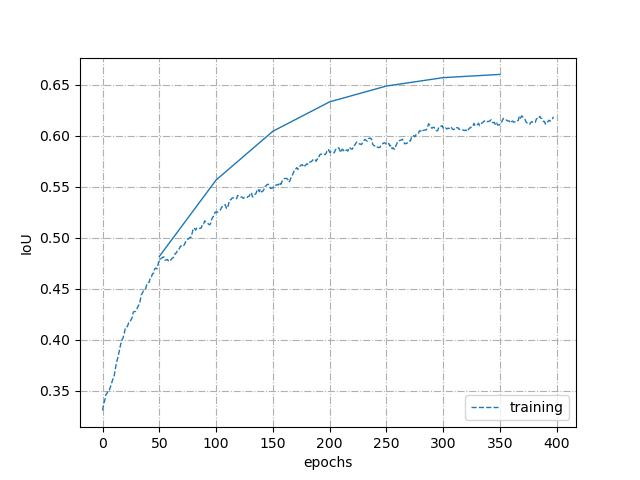

This figure's Python source:
#
#
#      0=================================0
#      |    Kernel Point Convolutions    |
#      0=================================0
#
#
# ----------------------------------------------------------------------------------------------------------------------
#
#      Callable script to test any model on any dataset
#
# ----------------------------------------------------------------------------------------------------------------------
#
#      Hugues THOMAS - 11/06/2018
#


# ----------------------------------------------------------------------------------------------------------------------
#
#           Imports and global variables
#       \**********************************/
#

# Common libs
import os
import torch
import numpy as np
import matplotlib.pyplot as plt
from os.path import isfile, join, exists
from os import listdir, remove, getcwd
from sklearn.metrics import confusion_matrix
import time

# My libs
from utils.config import Config
from utils.metrics import IoU_from_confusions, smooth_metrics, fast_confusion
from utils.ply import read_ply

# Datasets
from datasets.ModelNet40 import ModelNet40Dataset
from datasets.S3DIS import S3DISDataset
from datasets.SemanticKitti import SemanticKittiDataset

# ----------------------------------------------------------------------------------------------------------------------
#
#           Utility functions
#       \***********************/
#

def listdir_str(path):

    # listdir can return binary string instead od decoded string sometimes.
    # This function ensures a steady behavior

    f_list = []
    for f in listdir(path):
        try:
            f = f.decode()
        except (UnicodeDecodeError, AttributeError):
            pass
        f_list.append(f)

    return f_list



def running_mean(signal, n, axis=0, stride=1):
    signal = np.array(signal)
    torch_conv = torch.nn.Conv1d(1, 1, kernel_size=2*n+1, stride=stride, bias=False)
    torch_conv.weight.requires_grad_(False)
    torch_conv.weight *= 0
    torch_conv.weight += 1 / (2*n+1)
    if signal.ndim == 1:
        torch_signal = torch.from_numpy(signal.reshape([1, 1, -1]).astype(np.float32))
        return torch_conv(torch_signal).squeeze().numpy()

    elif signal.ndim == 2:
        print('TODO implement with torch and stride here')
        smoothed = np.empty(signal.shape)
        if axis == 0:
            for i, sig in enumerate(signal):
                sig_sum = np.convolve(sig, np.ones((2*n+1,)), mode='same')
                sig_num = np.convolve(sig*0+1, np.ones((2*n+1,)), mode='same')
                smoothed[i, :] = sig_sum / sig_num
        elif axis == 1:
            for i, sig in enumerate(signal.T):
                sig_sum = np.convolve(sig, np.ones((2*n+1,)), mode='same')
                sig_num = np.convolve(sig*0+1, np.ones((2*n+1,)), mode='same')
                smoothed[:, i] = sig_sum / sig_num
        else:
            print('wrong axis')
        return smoothed

    else:
        print('wrong dimensions')
        return None


def IoU_class_metrics(all_IoUs, smooth_n):

    # Get mean IoU per class for consecutive epochs to directly get a mean without further smoothing
    smoothed_IoUs = []
    for epoch in range(len(all_IoUs)):
        i0 = max(epoch - smooth_n, 0)
        i1 = min(epoch + smooth_n + 1, len(all_IoUs))
        smoothed_IoUs += [np.mean(np.vstack(all_IoUs[i0:i1]), axis=0)]
    smoothed_IoUs = np.vstack(smoothed_IoUs)
    smoothed_mIoUs = np.mean(smoothed_IoUs, axis=1)

    return smoothed_IoUs, smoothed_mIoUs


def load_confusions(filename, n_class):

    with open(filename, 'r') as f:
        lines = f.readlines()

    confs = np.zeros((len(lines), n_class, n_class))
    for i, line in enumerate(lines):
        C = np.array([int(value) for value in line.split()])
        confs[i, :, :] = C.reshape((n_class, n_class))

    return confs


def load_training_results(path):

    filename = join(path, 'training.txt')
    with open(filename, 'r') as f:
        lines = f.readlines()

    epochs = []
    steps = []
    L_out = []
    L_p = []
    acc = []
    t = []
    for line in lines[1:]:
        line_info = line.split()
        if (len(line) > 0):
            epochs += [int(line_info[0])]
            steps += [int(line_info[1])]
            L_out += [float(line_info[2])]
            L_p += [float(line_info[3])]
            acc += [float(line_info[4])]
            t += [float(line_info[5])]
        else:
            break

    return epochs, steps, L_out, L_p, acc, t


def load_single_IoU(filename, n_parts):

    with open(filename, 'r') as f:
        lines = f.readlines()

    # Load all IoUs
    all_IoUs = []
    for i, line in enumerate(lines):
        all_IoUs += [np.reshape([float(IoU) for IoU in line.split()], [-1, n_parts])]
    return all_IoUs


def load_snap_clouds(path, dataset, only_last=False):

    cloud_folders = np.array([join(path, f) for f in listdir_str(path) if f.startswith('val_preds')])
    cloud_epochs = np.array([int(f.split('_')[-1]) for f in cloud_folders])
    epoch_order = np.argsort(cloud_epochs)
    cloud_epochs = cloud_epochs[epoch_order]
    cloud_folders = cloud_folders[epoch_order]

    Confs = np.zeros((len(cloud_epochs), dataset.num_classes, dataset.num_classes), dtype=np.int32)
    for c_i, cloud_folder in enumerate(cloud_folders):
        if only_last and c_i < len(cloud_epochs) - 1:
            continue

        # Load confusion if previously saved
        conf_file = join(cloud_folder, 'conf.txt')
        if isfile(conf_file):
            Confs[c_i] += np.loadtxt(conf_file, dtype=np.int32)

        else:
            for f in listdir_str(cloud_folder):
                if f.endswith('.ply') and not f.endswith('sub.ply'):
                    data = read_ply(join(cloud_folder, f))
                    labels = data['class']
                    preds = data['preds']
                    Confs[c_i] += fast_confusion(labels, preds, dataset.label_values).astype(np.int32)

            np.savetxt(conf_file, Confs[c_i], '%12d')

        # Erase ply to save disk memory
        if c_i < len(cloud_folders) - 1:
            for f in listdir_str(cloud_folder):
                if f.endswith('.ply'):
                    remove(join(cloud_folder, f))

    # Remove ignored labels from confusions
    for l_ind, label_value in reversed(list(enumerate(dataset.label_values))):
        if label_value in dataset.ignored_labels:
            Confs = np.delete(Confs, l_ind, axis=1)
            Confs = np.delete(Confs, l_ind, axis=2)

    return cloud_epochs, IoU_from_confusions(Confs)


# ----------------------------------------------------------------------------------------------------------------------
#
#           Plot functions
#       \********************/
#


def compare_trainings(list_of_paths, list_of_labels=None):

    # Parameters
    # **********

    plot_lr = True
    smooth_epochs = 0.5
    stride = 2

    if list_of_labels is None:
        list_of_labels = [str(i) for i in range(len(list_of_paths))]

    # Read Training Logs
    # ******************

    all_epochs = []
    all_loss = []
    all_lr = []
    all_times = []
    all_RAMs = []

    for path in list_of_paths:

        print(path)

        if ('val_IoUs.txt' in [f for f in listdir_str(path)]) or ('val_confs.txt' in [f for f in listdir_str(path)]):
            config = Config()
            config.load(path)
        else:
            continue

        # Load results
        epochs, steps, L_out, L_p, acc, t = load_training_results(path)
        epochs = np.array(epochs, dtype=np.int32)
        epochs_d = np.array(epochs, dtype=np.float32)
        steps = np.array(steps, dtype=np.float32)

        # Compute number of steps per epoch
        max_e = np.max(epochs)
        first_e = np.min(epochs)
        epoch_n = []
        for i in range(first_e, max_e):
            bool0 = epochs == i
            e_n = np.sum(bool0)
            epoch_n.append(e_n)
            epochs_d[bool0] += steps[bool0] / e_n
        smooth_n = int(np.mean(epoch_n) * smooth_epochs)
        smooth_loss = running_mean(L_out, smooth_n, stride=stride)
        all_loss += [smooth_loss]
        all_epochs += [epochs_d[smooth_n:-smooth_n:stride]]
        all_times += [t[smooth_n:-smooth_n:stride]]

        # Learning rate
        if plot_lr:
            lr_decay_v = np.array([lr_d for ep, lr_d in config.lr_decays.items()])
            lr_decay_e = np.array([ep for ep, lr_d in config.lr_decays.items()])
            max_e = max(np.max(all_epochs[-1]) + 1, np.max(lr_decay_e) + 1)
            lr_decays = np.ones(int(np.ceil(max_e)), dtype=np.float32)
            lr_decays[0] = float(config.learning_rate)
            lr_decays[lr_decay_e] = lr_decay_v
            lr = np.cumprod(lr_decays)
            all_lr += [lr[np.floor(all_epochs[-1]).astype(np.int32)]]

    # Plots learning rate
    # *******************


    if plot_lr:
        # Figure
        fig = plt.figure('lr')
        for i, label in enumerate(list_of_labels):
            plt.plot(all_epochs[i], all_lr[i], linewidth=1, label=label)

        # Set names for axes
        plt.xlabel('epochs')
        plt.ylabel('lr')
        plt.yscale('log')

        # Display legends and title
        plt.legend(loc=1)

        # Customize the graph
        ax = fig.gca()
        ax.grid(linestyle='-.', which='both')
        # ax.set_yticks(np.arange(0.8, 1.02, 0.02))

    # Plots loss
    # **********

    # Figure
    fig = plt.figure('loss')
    for i, label in enumerate(list_of_labels):
        plt.plot(all_epochs[i], all_loss[i], linewidth=1, label=label)

    # Set names for axes
    plt.xlabel('epochs')
    plt.ylabel('loss')
    plt.yscale('log')

    # Display legends and title
    plt.legend(loc=1)
    plt.title('Losses compare')

    # Customize the graph
    ax = fig.gca()
    ax.grid(linestyle='-.', which='both')
    # ax.set_yticks(np.arange(0.8, 1.02, 0.02))

    # Plot Times
    # **********

    # Figure
    fig = plt.figure('time')
    for i, label in enumerate(list_of_labels):
        plt.plot(all_epochs[i], np.array(all_times[i]) / 3600, linewidth=1, label=label)

    # Set names for axes
    plt.xlabel('epochs')
    plt.ylabel('time')
    # plt.yscale('log')

    # Display legends and title
    plt.legend(loc=0)

    # Customize the graph
    ax = fig.gca()
    ax.grid(linestyle='-.', which='both')
    # ax.set_yticks(np.arange(0.8, 1.02, 0.02))

    # Show all
    plt.show()
    plt.savefig('compare_training.jpg')


def compare_convergences_segment(dataset, list_of_paths, list_of_names=None):

    # Parameters
    # **********

    smooth_n = 10

    if list_of_names is None:
        list_of_names = [str(i) for i in range(len(list_of_paths))]

    # Read Logs
    # *********

    all_pred_epochs = []
    all_mIoUs = []
    all_class_IoUs = []
    all_snap_epochs = []
    all_snap_IoUs = []

    # Load parameters
    config = Config()
    config.load(list_of_paths[0])

    class_list = [dataset.label_to_names[label] for label in dataset.label_values
                  if label not in dataset.ignored_labels]

    s = '{:^10}|'.format('mean')
    for c in class_list:
        s += '{:^10}'.format(c)
    print(s)
    print(10*'-' + '|' + 10*config.num_classes*'-')
    for path in list_of_paths:

        # Get validation IoUs
        file = join(path, 'val_IoUs.txt')
        val_IoUs = load_single_IoU(file, config.num_classes)

        # Get mean IoU
        class_IoUs, mIoUs = IoU_class_metrics(val_IoUs, smooth_n)

        # Aggregate results
        all_pred_epochs += [np.array([i for i in range(len(val_IoUs))])]
        all_mIoUs += [mIoUs]
        all_class_IoUs += [class_IoUs]

        s = '{:^10.1f}|'.format(100*mIoUs[-1])
        for IoU in class_IoUs[-1]:
            s += '{:^10.1f}'.format(100*IoU)
        print(s)

        # Get optional full validation on clouds
        snap_epochs, snap_IoUs = load_snap_clouds(path, dataset)
        all_snap_epochs += [snap_epochs]
        all_snap_IoUs += [snap_IoUs]

    print(10*'-' + '|' + 10*config.num_classes*'-')
    for snap_IoUs in all_snap_IoUs:
        if len(snap_IoUs) > 0:
            s = '{:^10.1f}|'.format(100*np.mean(snap_IoUs[-1]))
            for IoU in snap_IoUs[-1]:
                s += '{:^10.1f}'.format(100*IoU)
        else:
            s = '{:^10s}'.format('-')
            for _ in range(config.num_classes):
                s += '{:^10s}'.format('-')
        print(s)

    # Plots
    # *****

    # Figure
    fig = plt.figure('mIoUs')
    for i, name in enumerate(list_of_names):
        p = plt.plot(all_pred_epochs[i], all_mIoUs[i], '--', linewidth=1, label=name)
        plt.plot(all_snap_epochs[i], np.mean(all_snap_IoUs[i], axis=1), linewidth=1, color=p[-1].get_color())
    plt.xlabel('epochs')
    plt.ylabel('IoU')

    # Set limits for y axis
    #plt.ylim(0.55, 0.95)

    # Display legends and title
    plt.legend(loc=4)

    # Customize the graph
    ax = fig.gca()
    ax.grid(linestyle='-.', which='both')
    #ax.set_yticks(np.arange(0.8, 1.02, 0.02))

    displayed_classes = [0, 1, 2, 3, 4, 5, 6, 7]
    displayed_classes = []
    for c_i, c_name in enumerate(class_list):
        if c_i in displayed_classes:

            # Figure
            fig = plt.figure(c_name + ' IoU')
            for i, name in enumerate(list_of_names):
                plt.plot(all_pred_epochs[i], all_class_IoUs[i][:, c_i], linewidth=1, label=name)
            plt.xlabel('epochs')
            plt.ylabel('IoU')

            # Set limits for y axis
            #plt.ylim(0.8, 1)

            # Display legends and title
            plt.legend(loc=4)

            # Customize the graph
            ax = fig.gca()
            ax.grid(linestyle='-.', which='both')
            #ax.set_yticks(np.arange(0.8, 1.02, 0.02))

    # Show all
    plt.show()
    plt.savefig('plot_convergence.jpg')


def compare_convergences_classif(list_of_paths, list_of_labels=None):

    # Parameters
    # **********

    steps_per_epoch = 0
    smooth_n = 12

    if list_of_labels is None:
        list_of_labels = [str(i) for i in range(len(list_of_paths))]

    # Read Logs
    # *********

    all_pred_epochs = []
    all_val_OA = []
    all_train_OA = []
    all_vote_OA = []
    all_vote_confs = []


    for path in list_of_paths:

        # Load parameters
        config = Config()
        config.load(list_of_paths[0])

        # Get the number of classes
        n_class = config.num_classes

        # Load epochs
        epochs, _, _, _, _, _ = load_training_results(path)
        first_e = np.min(epochs)

        # Get validation confusions
        file = join(path, 'val_confs.txt')
        val_C1 = load_confusions(file, n_class)
        val_PRE, val_REC, val_F1, val_IoU, val_ACC = smooth_metrics(val_C1, smooth_n=smooth_n)

        # Get vote confusions
        file = join(path, 'vote_confs.txt')
        if exists(file):
            vote_C2 = load_confusions(file, n_class)
            vote_PRE, vote_REC, vote_F1, vote_IoU, vote_ACC = smooth_metrics(vote_C2, smooth_n=2)
        else:
            vote_C2 = val_C1
            vote_PRE, vote_REC, vote_F1, vote_IoU, vote_ACC = (val_PRE, val_REC, val_F1, val_IoU, val_ACC)

        # Aggregate results
        all_pred_epochs += [np.array([i+first_e for i in range(len(val_ACC))])]
        all_val_OA += [val_ACC]
        all_vote_OA += [vote_ACC]
        all_vote_confs += [vote_C2]

    print()

    # Best scores
    # ***********

    for i, label in enumerate(list_of_labels):

        print('\n' + label + '\n' + '*' * len(label) + '\n')
        print(list_of_paths[i])

        best_epoch = np.argmax(all_vote_OA[i])
        print('Best Accuracy : {:.1f} % (epoch {:d})'.format(100 * all_vote_OA[i][best_epoch], best_epoch))

        confs = all_vote_confs[i]

        """
        s = ''
        for cc in confs[best_epoch]:
            for c in cc:
                s += '{:.0f} '.format(c)
            s += '\n'
        print(s)
        """

        TP_plus_FN = np.sum(confs, axis=-1, keepdims=True)
        class_avg_confs = confs.astype(np.float32) / TP_plus_FN.astype(np.float32)
        diags = np.diagonal(class_avg_confs, axis1=-2, axis2=-1)
        class_avg_ACC = np.sum(diags, axis=-1) / np.sum(class_avg_confs, axis=(-1, -2))

        print('Corresponding mAcc : {:.1f} %'.format(100 * class_avg_ACC[best_epoch]))

    # Plots
    # *****

    for fig_name, OA in zip(['Validation', 'Vote'], [all_val_OA, all_vote_OA]):

        # Figure
        fig = plt.figure(fig_name)
        for i, label in enumerate(list_of_labels):
            plt.plot(all_pred_epochs[i], OA[i], linewidth=1, label=label)
        plt.xlabel('epochs')
        plt.ylabel(fig_name + ' Accuracy')

        # Set limits for y axis
        #plt.ylim(0.55, 0.95)

        # Display legends and title
        plt.legend(loc=4)

        # Customize the graph
        ax = fig.gca()
        ax.grid(linestyle='-.', which='both')
        #ax.set_yticks(np.arange(0.8, 1.02, 0.02))

    #for i, label in enumerate(list_of_labels):
    #    print(label, np.max(all_train_OA[i]), np.max(all_val_OA[i]))

    # Show all
    plt.show()


def compare_convergences_SLAM(dataset, list_of_paths, list_of_names=None):

    # Parameters
    # **********

    smooth_n = 10

    if list_of_names is None:
        list_of_names = [str(i) for i in range(len(list_of_paths))]

    # Read Logs
    # *********

    all_pred_epochs = []
    all_val_mIoUs = []
    all_val_class_IoUs = []
    all_subpart_mIoUs = []
    all_subpart_class_IoUs = []

    # Load parameters
    config = Config()
    config.load(list_of_paths[0])

    class_list = [dataset.label_to_names[label] for label in dataset.label_values
                  if label not in dataset.ignored_labels]

    s = '{:^6}|'.format('mean')
    for c in class_list:
        s += '{:^6}'.format(c[:4])
    print(s)
    print(6*'-' + '|' + 6*config.num_classes*'-')
    for path in list_of_paths:

        # Get validation IoUs
        nc_model = dataset.num_classes - len(dataset.ignored_labels)
        file = join(path, 'val_IoUs.txt')
        val_IoUs = load_single_IoU(file, nc_model)

        # Get Subpart IoUs
        file = join(path, 'subpart_IoUs.txt')
        subpart_IoUs = load_single_IoU(file, nc_model)

        # Get mean IoU
        val_class_IoUs, val_mIoUs = IoU_class_metrics(val_IoUs, smooth_n)
        subpart_class_IoUs, subpart_mIoUs = IoU_class_metrics(subpart_IoUs, smooth_n)

        # Aggregate results
        all_pred_epochs += [np.array([i for i in range(len(val_IoUs))])]
        all_val_mIoUs += [val_mIoUs]
        all_val_class_IoUs += [val_class_IoUs]
        all_subpart_mIoUs += [subpart_mIoUs]
        all_subpart_class_IoUs += [subpart_class_IoUs]

        s = '{:^6.1f}|'.format(100*subpart_mIoUs[-1])
        for IoU in subpart_class_IoUs[-1]:
            s += '{:^6.1f}'.format(100*IoU)
        print(s)

    print(6*'-' + '|' + 6*config.num_classes*'-')
    for snap_IoUs in all_val_class_IoUs:
        if len(snap_IoUs) > 0:
            s = '{:^6.1f}|'.format(100*np.mean(snap_IoUs[-1]))
            for IoU in snap_IoUs[-1]:
                s += '{:^6.1f}'.format(100*IoU)
        else:
            s = '{:^6s}'.format('-')
            for _ in range(config.num_classes):
                s += '{:^6s}'.format('-')
        print(s)

    # Plots
    # *****

    # Figure
    fig = plt.figure('mIoUs')
    for i, name in enumerate(list_of_names):
        p = plt.plot(all_pred_epochs[i], all_subpart_mIoUs[i], '--', linewidth=1, label=name)
        plt.plot(all_pred_epochs[i], all_val_mIoUs[i], linewidth=1, color=p[-1].get_color())
    plt.xlabel('epochs')
    plt.ylabel('IoU')

    # Set limits for y axis
    #plt.ylim(0.55, 0.95)

    # Display legends and title
    plt.legend(loc=4)

    # Customize the graph
    ax = fig.gca()
    ax.grid(linestyle='-.', which='both')
    #ax.set_yticks(np.arange(0.8, 1.02, 0.02))

    displayed_classes = [0, 1, 2, 3, 4, 5, 6, 7]
    #displayed_classes = []
    for c_i, c_name in enumerate(class_list):
        if c_i in displayed_classes:

            # Figure
            fig = plt.figure(c_name + ' IoU')
            for i, name in enumerate(list_of_names):
                plt.plot(all_pred_epochs[i], all_val_class_IoUs[i][:, c_i], linewidth=1, label=name)
            plt.xlabel('epochs')
            plt.ylabel('IoU')

            # Set limits for y axis
            #plt.ylim(0.8, 1)

            # Display legends and title
            plt.legend(loc=4)

            # Customize the graph
            ax = fig.gca()
            ax.grid(linestyle='-.', which='both')
            #ax.set_yticks(np.arange(0.8, 1.02, 0.02))



    # Show all
    plt.show()


# ----------------------------------------------------------------------------------------------------------------------
#
#           Experiments
#       \*****************/
#


def experiment_name_1():
    """
    In this function you choose the results you want to plot together, to compare them as an experiment.
    Just return the list of log paths (like 'results/Log_2020-04-04_10-04-42' for example), and the associated names
    of these logs.
    Below an example of how to automatically gather all logs between two dates, and name them.
    """

    # Using the dates of the logs, you can easily gather consecutive ones. All logs should be of the same dataset.
    start = 'Log_2022-11-21_06-02-27'
    end = 'Log_2022-11-21_06-02-27'

    # Name of the result path
    res_path = 'results'

    # Gather logs and sort by date
    logs = np.sort([join(res_path, l) for l in listdir_str(res_path) if start <= l <= end])

    # Give names to the logs (for plot legends)
    logs_names = ['training',
                  'name_log_2',
                  'name_log_3',
                  'name_log_4']

    # safe check log names
    logs_names = np.array(logs_names[:len(logs)])

    return logs, logs_names


def experiment_name_2():
    """
    In this function you choose the results you want to plot together, to compare them as an experiment.
    Just return the list of log paths (like 'results/Log_2020-04-04_10-04-42' for example), and the associated names
    of these logs.
    Below an example of how to automatically gather all logs between two dates, and name them.
    """

    # Using the dates of the logs, you can easily gather consecutive ones. All logs should be of the same dataset.
    start = 'Log_2020-04-22_11-52-58'
    end = 'Log_2020-05-22_11-52-58'

    # Name of the result path
    res_path = 'results'

    # Gather logs and sort by date
    logs = np.sort([join(res_path, l) for l in listdir_str(res_path) if start <= l <= end])

    # Optionally add a specific log at a specific place in the log list
    logs = logs.astype('<U50')
    logs = np.insert(logs, 0, 'results/Log_2020-04-04_10-04-42')

    # Give names to the logs (for plot legends)
    logs_names = ['name_log_inserted',
                  'name_log_1',
                  'name_log_2',
                  'name_log_3']

    # safe check log names
    logs_names = np.array(logs_names[:len(logs)])

    return logs, logs_names


# ----------------------------------------------------------------------------------------------------------------------
#
#           Main Call
#       \***************/
#

if __name__ == '__main__':

    ######################################################
    # Choose a list of log to plot together for comparison
    ######################################################

    # My logs: choose the logs to show
    logs, logs_names = experiment_name_1()
    print(logs)
    print(logs_names)

    ################
    # Plot functions
    ################

    # Check that all logs are of the same dataset. Different object can be compared
    plot_dataset = None
    config = ['S3DIS']
    for log in logs:
        print(log)
        config = Config()
        config.load(log)
        if 'ShapeNetPart' in config.dataset:
            this_dataset = 'ShapeNetPart'
        else:
            this_dataset = config.dataset
        if plot_dataset:
            if plot_dataset == this_dataset:
                continue
            else:
                raise ValueError('All logs must share the same dataset to be compared')
        else:
            plot_dataset = this_dataset
        print(plot_dataset)

    # Plot the training loss and accuracy
    compare_trainings(logs, logs_names)

    # Plot the validation
    if config.dataset_task == 'classification':
        compare_convergences_classif(logs, logs_names)
    elif config.dataset_task == 'cloud_segmentation':
        if config.dataset.startswith('S3DIS'):
            dataset = S3DISDataset(config, load_data=False)
            compare_convergences_segment(dataset, logs, logs_names)
    elif config.dataset_task == 'slam_segmentation':
        if config.dataset.startswith('SemanticKitti'):
            dataset = SemanticKittiDataset(config)
            compare_convergences_SLAM(dataset, logs, logs_names)
    else:
        raise ValueError('Unsupported dataset : ' + plot_dataset)




